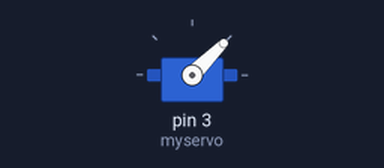
This sketch was run on a simulated Arduino Uno, built with avr-gcc and run on an emulated ATmega328P. Parts: servo.

Above: at 0.05 s.
At 4.65 s:
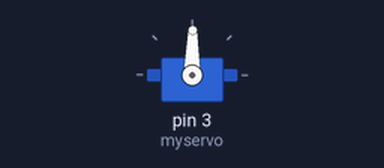
At 9.25 s:
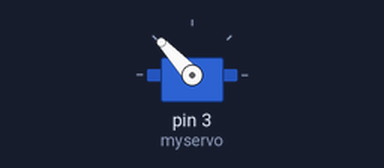
At 18.55 s:
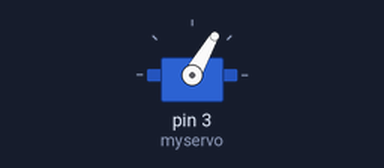
Timing chart, 0 to 26.2 s (numbered marks = the images above):
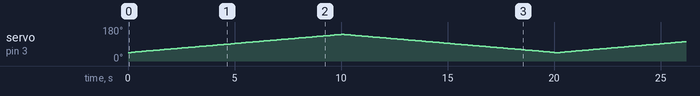

The sketch:

servo_move2.ino
```cpp
//Same exercise as servo_move, different method and parameters
#include <Servo.h> //Library
Servo myservo; //Declare the servomotor
int i=0;
void setup() {
  myservo.attach(3);
  myservo.read(); //Returns the angle of the servomotor at that time
  myservo.attached(); //No parameters
// Checks if the object is connected to any pin on the board, if so it returns “true”, otherwise it returns “false”.
}

void loop() {
  //From 0 to 180
  for(i=1000;i<2000;i++){
    myservo.writeMicroseconds(i); /* The parameter of this function is the duration of the control signal pulse. If the parameter has a value of 1500 the axis remains in the central position (90 °), a value of 1000 (0 °)
    makes it move to the minimum position and one of 2000 takes it to the other extreme (180 °). It is necessary to test the servomotor to know its limits, it is not advisable to exceed them since a state of high current would be generated.*/
    delay(10);
  }
  //fro  180 to 0
  for(i=2000;i>=1000;i--){
    myservo.writeMicroseconds(i);
    delay(10);
  }
}
```
